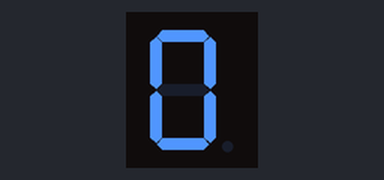
This sketch was run on a simulated Arduino Uno, built with avr-gcc and run on an emulated ATmega328P. On the bench: 1-digit seven-segment display. Wiring (inferred from the names in the program): 1-digit 7-segment display, segments lit when LOW: segments pin 13, pin 12, pin 11, pin 10, pin 9, pin 8, pin 7. The segment pins are drawn as the display they are named for.

Above: at 0.1 s.
At 1.1 s:
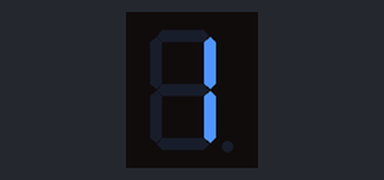

Measured:
- what the display in image 1 shows lasts 1.0 s, from 1.0 s to 2.0 s

The sketch:

_7seg01.ino
```cpp
int a=13;
int b=12;
int c=11;
int d=10;
int e=9;
int f=8;
int g=7;
int l=1000;
void setup() {
  // put your setup code here, to run once:
pinMode(a,OUTPUT);
pinMode(b,OUTPUT);
pinMode(c,OUTPUT);
pinMode(d,OUTPUT);
pinMode(e,OUTPUT);
pinMode(f,OUTPUT);
pinMode(g,OUTPUT);
}

void loop() {
  // put your main code here, to run repeatedly:
digitalWrite(a,0);
digitalWrite(b,0);
digitalWrite(c,0);
digitalWrite(d,0);           //this is the code for 0
digitalWrite(e,0);
digitalWrite(f,0);
digitalWrite(g,1);
delay(l);

digitalWrite(a,1);
digitalWrite(b,0);
digitalWrite(c,0);
digitalWrite(d,1);           //this is the code for 1
digitalWrite(e,1);
digitalWrite(f,1);
digitalWrite(g,1);
delay(l);
}
```
